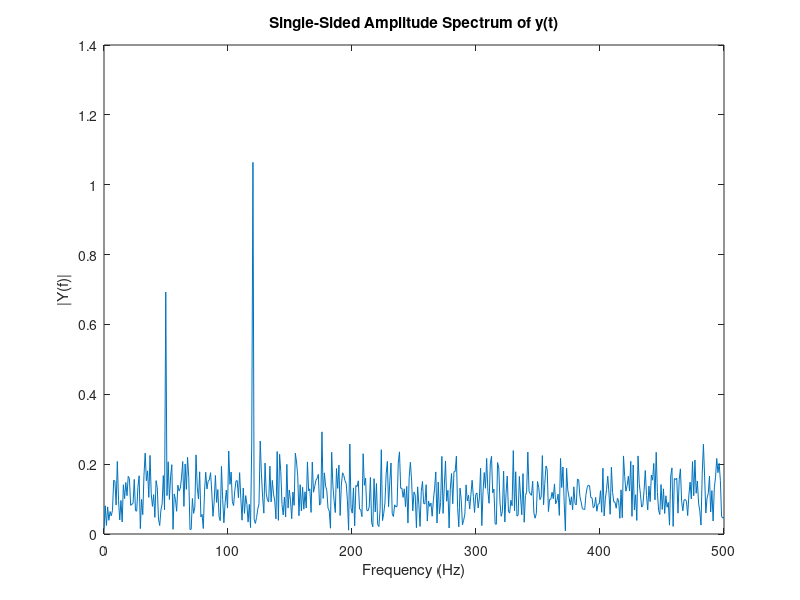

This chart was generated by the following MATLAB code:
Fs = 1000;                    % Sampling frequency
T = 1/Fs;                     % Sample time
L = 1000;                     % Length of signal
t = (0:L-1)*T;                % Time vector
% Sum of a 50 Hz sinusoid and a 120 Hz sinusoid
x = 0.7*sin(2*pi*50*t) + sin(2*pi*120*t); 
y = x + 2*randn(size(t));     % Sinusoids plus noise
plot(Fs*t(1:50),y(1:50))
title('Signal Corrupted with Zero-Mean Random Noise')
xlabel('time (milliseconds)')

NFFT = 2^nextpow2(L); % Next power of 2 from length of y
Y = fft(y,NFFT)/L;
f = Fs/2*linspace(0,1,NFFT/2+1);

%Plot single-sided amplitude spectrum.
plot(f,2*abs(Y(1:NFFT/2+1))) 
title('Single-Sided Amplitude Spectrum of y(t)')
xlabel('Frequency (Hz)')
ylabel('|Y(f)|')